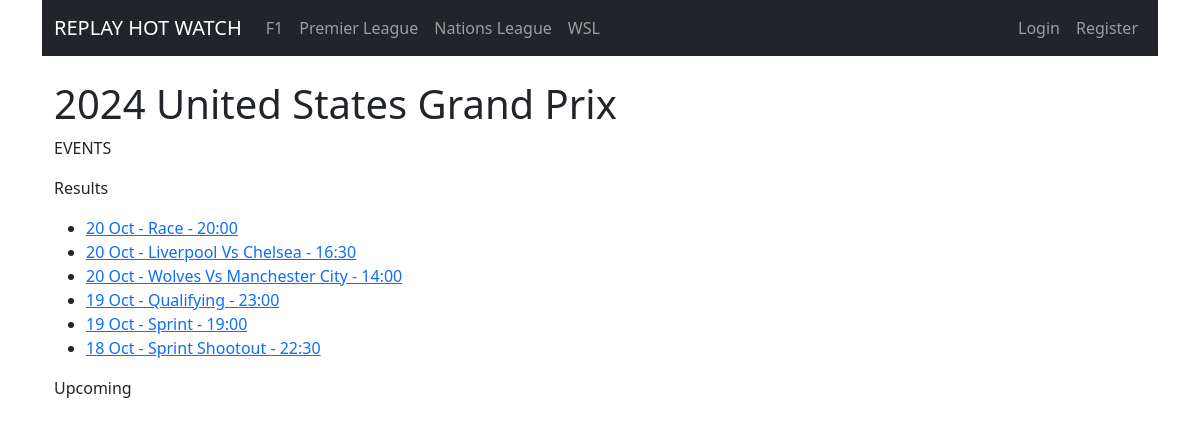
Page /core/event_list/989/ on the committed database.
### core/models.py (models this page shows, shortened)
class Competition(models.Model):
    league = models.CharField(max_length=255, default="")
    name = models.CharField(max_length=255)
    date = models.DateField()

class Event(models.Model):
    event_list = models.ForeignKey(Competition, on_delete=models.CASCADE, related_name='events')
    event_type = models.CharField(max_length=50)  # e.g., 'race', 'qualifying', 'sprint', 'sprint shootout', 'match'.
    date_time = models.DateTimeField()
    idEvent = models.CharField(max_length=255, default="")
    video_id = models.CharField(max_length=255, null=True, default="")
    is_finished = models.BooleanField(default=False)

### core/views.py (the view)
# urls.py: path('event_list/<int:competition_id>/', views.event_list, name='event_list'),
def event_list(request, competition_id):
    competition = get_object_or_404(Competition, id=competition_id)
    upcoming_events = Event.objects.filter(event_list=competition, date_time__gt=datetime.now()).order_by('-date_time')
    past_events = Event.objects.filter(event_list=competition, date_time__lt=datetime.now()).order_by('-date_time')
    return render(request, 'core/event_list.html', {'upcoming_events': upcoming_events, 'past_events': past_events, 'competition': competition})

### core/templates/core/event_list.html (shortened to what this page needs)
{% extends 'base_menu.html' %}
{% block content %}
<div class="container">
    <div>
        <br>
        <h1>{{ competition.date|date:"Y" }} {{ competition.name }}</h1>
        <p>EVENTS</p>
        <div class="events-container">
            <p>Results</p>
            <ul>
                {% for event in past_events %}
                    <li><a href="{% url 'core:event' event.id %}">{{ event.date_time|date:"j M" }} - {{ event.event_type|title }} - {{ event.date_time|time:"H:i" }}</a></li>
                {% endfor %}
            </ul>
        </div>
        <div class="events-container">
            <p>Upcoming</p>
        </div>
    </div>
</div>
{% endblock %}

### home/templates/base_menu.html (shortened to what this page needs)
{% extends "base_bootstrap.html" %}
{% block navbar %}
<nav class="navbar navbar-expand-lg navbar-dark bg-dark">
    <div class="container-fluid">
        <a class="navbar-brand" href="{% url 'home' %}">REPLAY HOT WATCH</a>
        <div class="collapse navbar-collapse" id="navbarNav">
            <ul class="navbar-nav">
                <li class="nav-item {% if request.get_full_path == f1 %}active{% endif %}">
                    <a class="nav-link" href="{% url 'core:competition_schedule' %}?league=Formula 1">F1</a>
                </li>
                <li class="nav-item {% if request.get_full_path == nations %}active{% endif %}">
                    <a class="nav-link" href="{% url 'core:competition_schedule' %}?league=English Premier League">Premier League</a>
                </li>
                <li class="nav-item {% if request.get_full_path == nations %}active{% endif %}">
                    <a class="nav-link" href="{% url 'core:competition_schedule' %}?league=UEFA Nations League">Nations League</a>
                </li>
                <li class="nav-item {% if request.get_full_path == nations %}active{% endif %}">
                    <a class="nav-link" href="{% url 'core:competition_schedule' %}?league=English Womens Super League">WSL</a>
                </li>
            </ul>
            <ul class="navbar-nav ms-auto">
                {% if user.is_authenticated %}
                    <li class="nav-item">
                        <a class="nav-link" href="#">Hi {{ user.username }}</a>
                    </li>
                    <li class="nav-item">
                        <a class="nav-link" href="{% url 'core:logout' %}?next={{ request.path }}">Logout</a>
                    </li>
                {% else %}
                    <li class="nav-item">
                        <a class="nav-link" href="{% url 'core:login' %}?next={{ request.path }}">Login</a>
                    </li>
                    <li class="nav-item">
                        <a class="nav-link" href="{% url 'core:register' %}?next={{ request.path }}">Register</a>
                    </li>
                {% endif %}
            </ul>
        </div>
    </div>
</nav>
{% endblock %}

### home/templates/base_bootstrap.html (shortened to what this page needs)
<!DOCTYPE html>
<html lang="en">
<head>
    <link rel="stylesheet" href="https://cdnjs.cloudflare.com/ajax/libs/bootstrap/5.3.0/css/bootstrap.min.css">
    <link rel="stylesheet" href="https://code.jquery.com/ui/1.12.1/themes/ui-lightness/jquery-ui.css">
    <link rel="stylesheet" href="https://cdnjs.cloudflare.com/ajax/libs/font-awesome/5.15.4/css/all.min.css">
</head>
<body>
<div class="container">
    {% block navbar %} {% endblock %}
    {% block content %}
    {% endblock %}
</div>
</body>
</html>

### rows in the picture
Competition: date "2024", name "United States Grand Prix"
Event: date_time "20 Oct", event_type "Race", date_time "20:00"
Event: date_time "20 Oct", event_type "Liverpool Vs Chelsea", date_time "16:30"
Event: date_time "20 Oct", event_type "Wolves Vs Manchester City", date_time "14:00"
Event: date_time "19 Oct", event_type "Qualifying", date_time "23:00"
Event: date_time "19 Oct", event_type "Sprint", date_time "19:00"
Event: date_time "18 Oct", event_type "Sprint Shootout", date_time "22:30"
